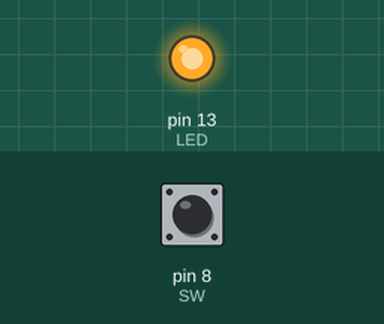
This sketch was run on a simulated Arduino Uno, built with avr-gcc and run on an emulated ATmega328P. Parts: output pins drawn as LEDs (lit = HIGH). Inputs (shaded band) come from the test bench; at power-on: pin 8 (SW) HIGH.

Above: at 1.2 s.
1.3 s: pin 8 (SW) pulled LOW for 0.15 s
At 1.37 s:
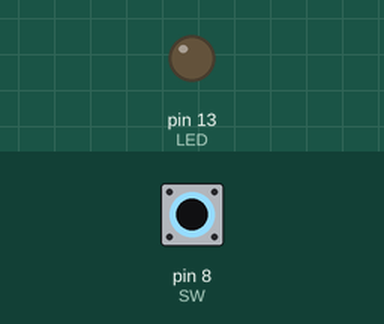
2.9 s: pin 8 (SW) pulled LOW for 3.2 s
At 6.8 s:
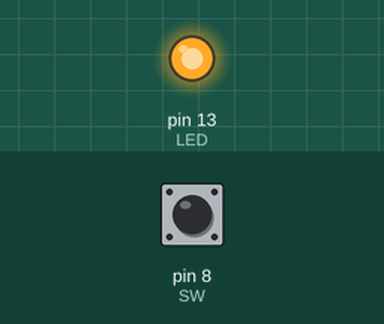
Timing chart, 0 to 8.3 s (numbered marks = the images above; inputs shaded):
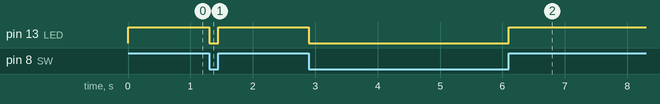

The sketch:

diy4_1.ino
```cpp
// 用麵包板組裝開關電路
const byte LED = 13;
const byte SW = 8;

void setup() {
  pinMode(LED, OUTPUT);
  pinMode(SW, INPUT);
}
void loop() {
  bool val = digitalRead(SW);
  digitalWrite(LED, val);
}
```

Measured:
- after the input at 1.3 s, pin 13 (LED): HIGH → LOW at once, → HIGH 0.15 s later
- after the input at 2.9 s, pin 13 (LED): HIGH → LOW at once, → HIGH 3.2 s later
